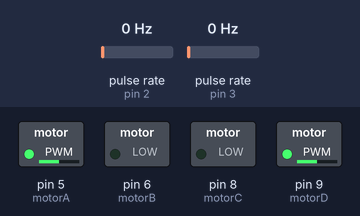
A program run on a simulated Arduino Nano, built with avr-gcc and run on an emulated ATmega328P. On the bench: switched loads named in the program (green lamp = pin HIGH). Wiring (inferred from the names in the program): 2 × pulse sensor: data pin 2 / data pin 3. The inputs (shaded band) are chosen by the test bench; at power-on: pulse rate (sensors on pin 2, pin 3) 0 Hz. What the program prints to the serial monitor is not drawn.

Above: at 0.1 s.
Timing chart, 0 to 1.6 s (numbered marks = the images above):
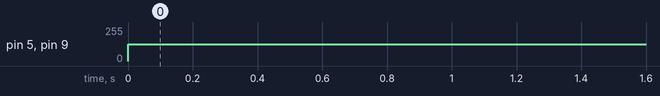

The program:

main.cpp
```cpp
#define motorA 5 //Input 3
#define motorB 6 //Input 4
#define motorC 8 //Input 1
#define motorD 9 //Input 2
// Odd inputs control PWM
// Even inputs control direction
#define encoderPin1 2
#define encoderPin2 3

volatile long encoderCount = 0;
volatile int lastEncoded = 0;

const int countsPerRevolution = 48;  // Adjust to encoder

void setup() {
  Serial.begin (9600);
  pinMode(motorA,OUTPUT);
  pinMode(motorB,OUTPUT);
  pinMode(motorC,OUTPUT);
  pinMode(motorD,OUTPUT);

  pinMode(encoderPin1, INPUT_PULLUP);
  pinMode(encoderPin2, INPUT_PULLUP);
  attachInterrupt(digitalPinToInterrupt(encoderPin1), updateEncoder, CHANGE);
  attachInterrupt(digitalPinToInterrupt(encoderPin2), updateEncoder, CHANGE);
}

void loop() {
   analogWrite(motorA,127);
   digitalWrite(motorB,LOW);
   digitalWrite(motorC,LOW);
   analogWrite(motorD,127);
   long count;

   noInterrupts();
   count = encoderCount;
   interrupts();

   long rotations = count / countsPerRevolution;

   Serial.print("Count = ");
   Serial.print(count);

   Serial.print("   Rotations = ");
   Serial.println(rotations);

   delay(100);
   /*analogWrite(motorA,127);
   digitalWrite(motorB,HIGH);
   digitalWrite(motorC,HIGH);
   analogWrite(motorD,127);
   delay(1000);*/
}

void updateEncoder() {

  int MSB = digitalRead(encoderPin1);
  int LSB = digitalRead(encoderPin2);

  int encoded = (MSB << 1) | LSB;
  int sum = (lastEncoded << 2) | encoded;

  if (sum == 0b1101 || sum == 0b0100 ||
      sum == 0b0010 || sum == 0b1011)
    encoderCount++;

  if (sum == 0b1110 || sum == 0b0111 ||
      sum == 0b0001 || sum == 0b1000)
    encoderCount--;

  lastEncoded = encoded;
}
```

Measured:
- by itself, pin 5 (motorA), pin 9 (motorD): 0/255 → 127/255 at 0.00 s
